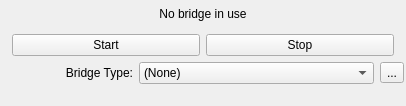
               <widget class="QWidget" name="toolBox_alsaaudio">
                <property name="geometry">
                 <rect>
                  <x>0</x>
                  <y>0</y>
                  <width>406</width>
                  <height>106</height>
                 </rect>
                </property>
                <attribute name="label">
                 <string>ALSA Audio</string>
                </attribute>
                <layout class="QVBoxLayout" name="verticalLayout_18">
                 <property name="leftMargin">
                  <number>2</number>
                 </property>
                 <property name="topMargin">
                  <number>0</number>
                 </property>
                 <property name="rightMargin">
                  <number>2</number>
                 </property>
                 <property name="bottomMargin">
                  <number>2</number>
                 </property>
                 <item>
                  <widget class="QLabel" name="label_bridge_alsa">
                   <property name="text">
                    <string>No bridge in use</string>
                   </property>
                   <property name="alignment">
                    <set>Qt::AlignCenter</set>
                   </property>
                  </widget>
                 </item>
                 <item>
                  <layout class="QHBoxLayout" name="horizontalLayout_8">
                   <item>
                    <spacer name="horizontalSpacer_5">
                     <property name="orientation">
                      <enum>Qt::Horizontal</enum>
                     </property>
                     <property name="sizeType">
                      <enum>QSizePolicy::Fixed</enum>
                     </property>
                     <property name="sizeHint" stdset="0">
                      <size>
                       <width>10</width>
                       <height>20</height>
                      </size>
                     </property>
                    </spacer>
                   </item>
                   <item>
                    <widget class="QPushButton" name="b_alsa_start">
                     <property name="text">
                      <string>Start</string>
                     </property>
                    </widget>
                   </item>
                   <item>
                    <widget class="QPushButton" name="b_alsa_stop">
                     <property name="text">
                      <string>Stop</string>
                     </property>
                    </widget>
                   </item>
                   <item>
                    <spacer name="horizontalSpacer_6">
                     <property name="orientation">
                      <enum>Qt::Horizontal</enum>
                     </property>
                     <property name="sizeType">
                      <enum>QSizePolicy::Fixed</enum>
                     </property>
                     <property name="sizeHint" stdset="0">
                      <size>
                       <width>10</width>
                       <height>20</height>
                      </size>
                     </property>
                    </spacer>
                   </item>
                  </layout>
                 </item>
                 <item>
                  <layout class="QHBoxLayout" name="horizontalLayout_7">
                   <item>
                    <widget class="QLabel" name="label">
                     <property name="text">
                      <string>Bridge Type:</string>
                     </property>
                     <property name="alignment">
                      <set>Qt::AlignRight|Qt::AlignTrailing|Qt::AlignVCenter</set>
                     </property>
                    </widget>
                   </item>
                   <item>
                    <widget class="QComboBox" name="cb_alsa_type">
                     <item>
                      <property name="text">
                       <string>(None)</string>
                      </property>
                     </item>
                     <item>
                      <property name="text">
                       <string>ALSA -&gt; Loop -&gt; JACK</string>
                      </property>
                     </item>
                     <item>
                      <property name="text">
                       <string>ALSA -&gt; JACK (Plugin)</string>
                      </property>
                     </item>
                     <item>
                      <property name="text">
                       <string>ALSA -&gt; PulseAudio -&gt; JACK (Plugin)</string>
                      </property>
                     </item>
                    </widget>
                   </item>
                   <item>
                    <widget class="QToolButton" name="tb_alsa_options">
                     <property name="text">
                      <string>...</string>
                     </property>
                    </widget>
                   </item>
                  </layout>
                 </item>
                 <item>
                  <spacer name="verticalSpacer_14">
                   <property name="orientation">
                    <enum>Qt::Vertical</enum>
                   </property>
                   <property name="sizeType">
                    <enum>QSizePolicy::Preferred</enum>
                   </property>
                   <property name="sizeHint" stdset="0">
                    <size>
                     <width>20</width>
                     <height>20</height>
                    </size>
                   </property>
                  </spacer>
                 </item>
                </layout>
               </widget>
